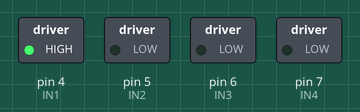
Bench run of a sketch on a simulated Arduino Uno, built with avr-gcc and run on an emulated ATmega328P. Parts: switched loads named in the sketch (green lamp = pin HIGH).

Above: at 1.0 s.
At 2.2 s:
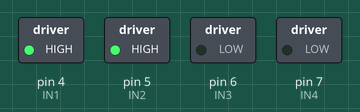
At 3.5 s:
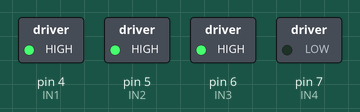
At 6.0 s:
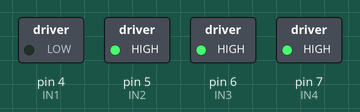
At 8.5 s:
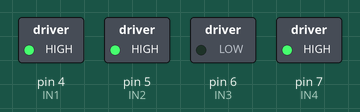
At 11.0 s:
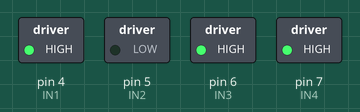
Timing chart, 0 to 13.0 s (numbered marks = the images above):
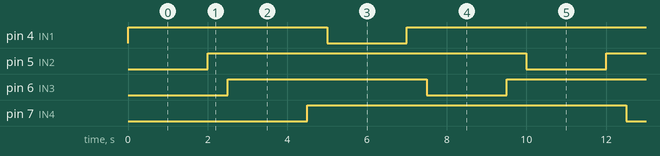

The sketch:

controle-motor.ino
```cpp
// -- Hardware --

#define IN1  4
#define IN2  5
#define IN3  6
#define IN4  7

void setup() {
  for (uint8_t i = 4; i < 8; i++) pinMode(i, OUTPUT);

}

void loop()
{
  //Gira o Motor A no sentido horario
  digitalWrite(IN1, HIGH);
  digitalWrite(IN2, LOW);
  delay(2000);
  //Para o motor A
  digitalWrite(IN1, HIGH);
  digitalWrite(IN2, HIGH);
  delay(500);

  //Gira o Motor B no sentido horario
  digitalWrite(IN3, HIGH);
  digitalWrite(IN4, LOW);
  delay(2000);

  //Para o motor B
  digitalWrite(IN3, HIGH);
  digitalWrite(IN4, HIGH);
  delay(500);

  //Gira o Motor A no sentido anti-horario
  digitalWrite(IN1, LOW);
  digitalWrite(IN2, HIGH);
  delay(2000);

  //Para o motor A
  digitalWrite(IN1, HIGH);
  digitalWrite(IN2, HIGH);
  delay(500);

  //Gira o Motor B no sentido anti-horario
  digitalWrite(IN3, LOW);
  digitalWrite(IN4, HIGH);
  delay(2000);

  //Para o motor B
  digitalWrite(IN3, HIGH);
  digitalWrite(IN4, HIGH);
  delay(500);
}
```

Measured:
- by itself, pin 4 (IN1), pin 6 (IN3): repeats every 10.0 s: LOW 2.0 s, HIGH 8.0 s
- by itself, pin 5 (IN2), pin 7 (IN4): alternates HIGH for 8.0 s and LOW for 2.0 s
